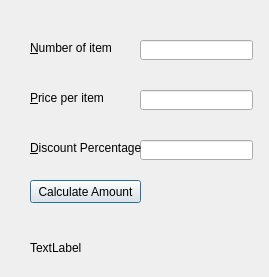
<?xml version="1.0" encoding="UTF-8"?>
<ui version="4.0">
 <class>Dialog</class>
 <widget class="QDialog" name="Dialog">
  <property name="geometry">
   <rect>
    <x>0</x>
    <y>0</y>
    <width>269</width>
    <height>277</height>
   </rect>
  </property>
  <property name="windowTitle">
   <string>Dialog</string>
  </property>
  <widget class="QPushButton" name="pushButton">
   <property name="geometry">
    <rect>
     <x>30</x>
     <y>180</y>
     <width>111</width>
     <height>23</height>
    </rect>
   </property>
   <property name="text">
    <string>Calculate Amount</string>
   </property>
  </widget>
  <widget class="QLineEdit" name="quantity">
   <property name="geometry">
    <rect>
     <x>140</x>
     <y>40</y>
     <width>113</width>
     <height>20</height>
    </rect>
   </property>
  </widget>
  <widget class="QLineEdit" name="rate">
   <property name="geometry">
    <rect>
     <x>140</x>
     <y>90</y>
     <width>113</width>
     <height>20</height>
    </rect>
   </property>
  </widget>
  <widget class="QLineEdit" name="discount">
   <property name="geometry">
    <rect>
     <x>140</x>
     <y>140</y>
     <width>113</width>
     <height>20</height>
    </rect>
   </property>
  </widget>
  <widget class="QLabel" name="label">
   <property name="geometry">
    <rect>
     <x>30</x>
     <y>40</y>
     <width>81</width>
     <height>16</height>
    </rect>
   </property>
   <property name="text">
    <string>&amp;Number of items</string>
   </property>
   <property name="buddy">
    <cstring>quantity</cstring>
   </property>
  </widget>
  <widget class="QLabel" name="label_2">
   <property name="geometry">
    <rect>
     <x>30</x>
     <y>90</y>
     <width>101</width>
     <height>16</height>
    </rect>
   </property>
   <property name="text">
    <string>&amp;Price per item</string>
   </property>
   <property name="buddy">
    <cstring>rate</cstring>
   </property>
  </widget>
  <widget class="QLabel" name="label_3">
   <property name="geometry">
    <rect>
     <x>30</x>
     <y>140</y>
     <width>111</width>
     <height>16</height>
    </rect>
   </property>
   <property name="text">
    <string>&amp;Discount Percentage</string>
   </property>
   <property name="buddy">
    <cstring>discount</cstring>
   </property>
  </widget>
  <widget class="QLabel" name="result">
   <property name="geometry">
    <rect>
     <x>30</x>
     <y>240</y>
     <width>191</width>
     <height>16</height>
    </rect>
   </property>
   <property name="text">
    <string>TextLabel</string>
   </property>
  </widget>
 </widget>
 <tabstops>
  <tabstop>quantity</tabstop>
  <tabstop>rate</tabstop>
  <tabstop>discount</tabstop>
  <tabstop>pushButton</tabstop>
 </tabstops>
 <resources/>
 <connections/>
</ui>
